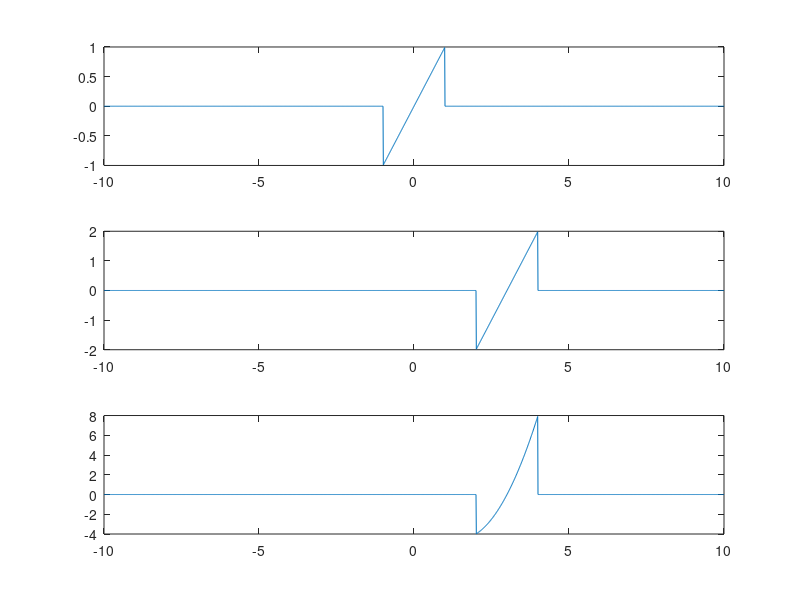
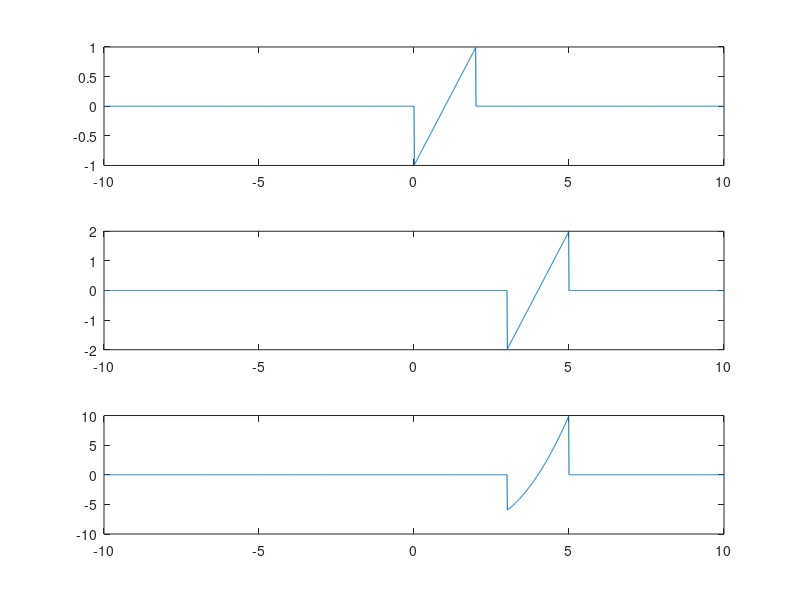

These figures' MATLAB source, in order:
clear all
clf
k = 0;
t=-10:0.01:10;
for t = t
    k=k+ 1;
    if (t >= -1 && t <= 1) f(k) = t;else f(k)= 0; end    
    u = t-3;
    if (u >= -1 && u <= 1) y(k) = 2*u; g(k) = 2*t*u; 
    else y(k) =0; g(k) = 0; end
    
    td = t-1; w = td-3;
    if (w>= -1 && w<=1)
        z(k)=2*w; x(k)=2*t*w;
    else z(k) = 0; x(k) = 0; end;
end
t=-10:0.01:10;

f=@(t) t.*(t>-1&t<1);
y=@(t) 2*f(t-3);
z=@(t) 2*t.*f(t-3);

figure(1)
subplot(3,1,1),plot(t,f(t))
subplot(3,1,2),plot(t,y(t))
subplot(3,1,3),plot(t,z(t))

g=@(t) f(t-1);
y=@(t) 2*g(t-3);
z=@(t) 2*t.*g(t-3);

figure(2)
subplot(3,1,1),plot(t,g(t))
subplot(3,1,2),plot(t,y(t))
subplot(3,1,3),plot(t,z(t))